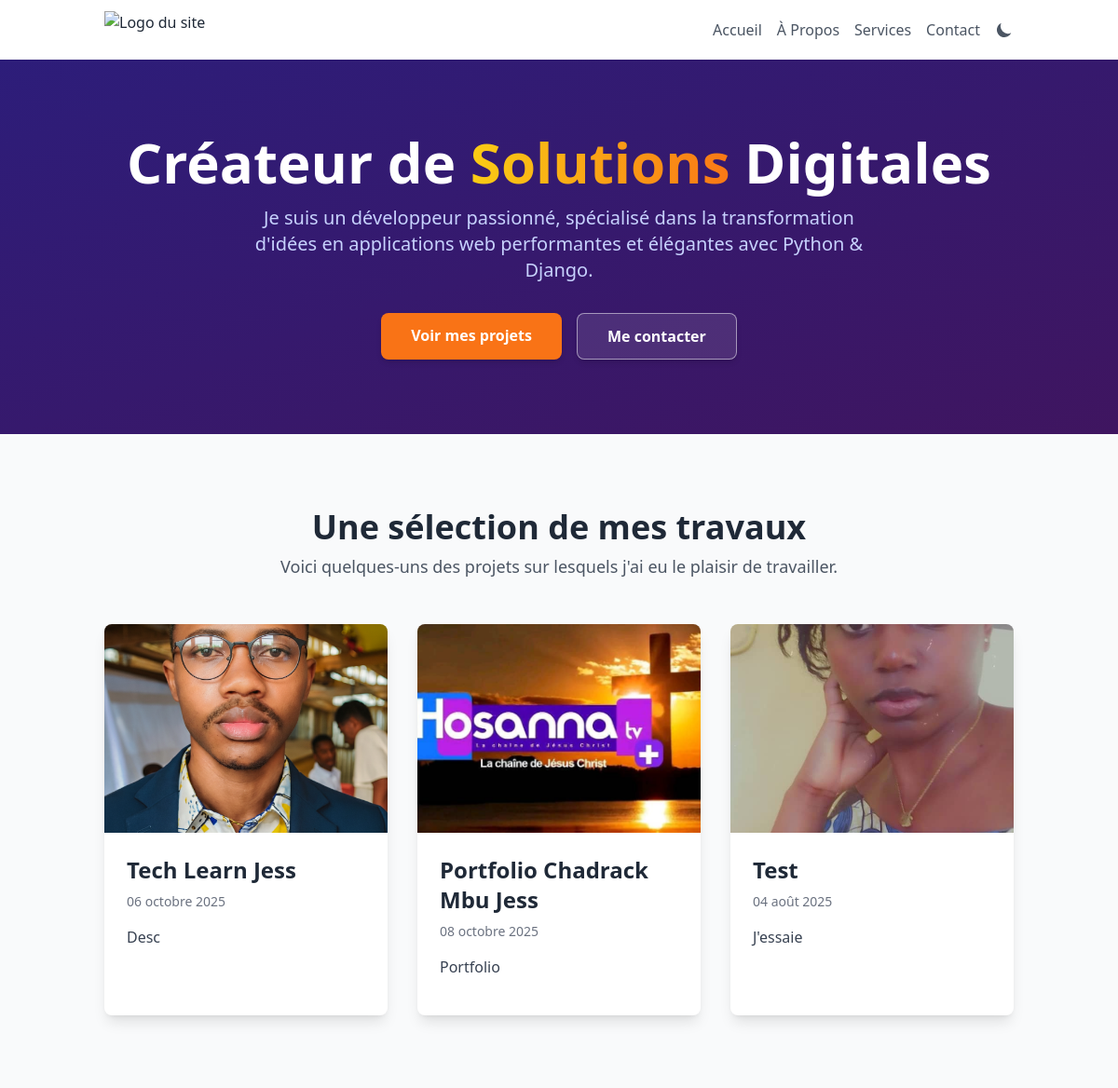
The app's page / (upper part), older data.
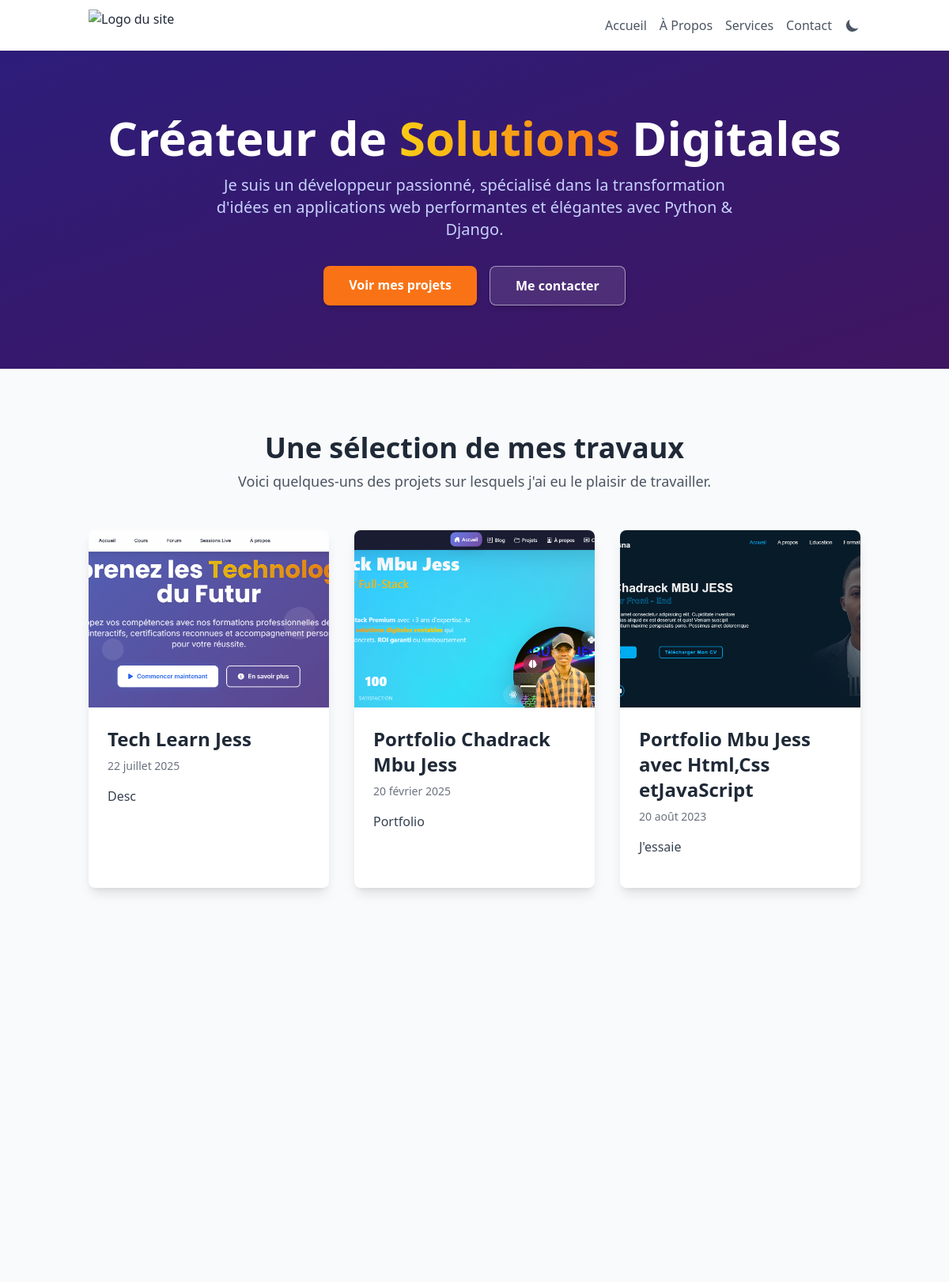
The same page, newer data.
### main/models.py (models this page shows, shortened)
class Project(models.Model):
    title = models.CharField(max_length=200)
    description = models.TextField()
    image = models.ImageField(upload_to='projects/', blank=True, null=True)
    link = models.URLField(blank=True, null=True)
    date = models.DateField()

### main/views.py (the view)
# urls.py: path('', views.index, name='index'),
def index(request):
    projects = Project.objects.all()
    context = {'projects': projects}
    return render(request, 'main/index.html', context)

### templates/main/index.html (shortened to what this page needs)
{% extends 'base.html' %}
{% block content %}
<div class="bg-gradient-to-br from-[#2D1D7A] to-[#3F1560]">
    <div class="container mx-auto px-6 py-20 text-center">
        <h1 class="text-5xl md:text-6xl font-extrabold text-white leading-tight mb-4">
            Créateur de
            <span class="bg-gradient-to-r from-yellow-400 to-orange-500 bg-clip-text text-transparent">
            </span>
            Digitales
        </h1>
        <p class="text-lg md:text-xl text-indigo-200 mx-auto max-w-2xl mb-8">
            Je suis un développeur passionné, spécialisé dans la transformation d'idées en applications web performantes et élégantes avec Python & Django.
        </p>
        <div class="flex justify-center space-x-4">
            <a href="#projects" class="px-8 py-3 bg-orange-500 text-white font-semibold rounded-lg shadow-md hover:bg-orange-600 transition-transform duration-300 transform hover:scale-105">
                Voir mes projets
            </a>
            <a href="{% url 'contact' %}" class="px-8 py-3 bg-white/10 text-white border border-white/50 font-semibold rounded-lg shadow-md hover:bg-white/20 transition-colors duration-300">
                Me contacter
            </a>
        </div>
    </div>
</div>
<section id="projects" class="py-20 bg-gray-50 dark:bg-gray-800">
    <div class="container mx-auto px-6">
        <div class="text-center mb-12 animate-on-scroll">
            <h2 class="text-3xl md:text-4xl font-bold text-gray-800 dark:text-white">Une sélection de mes travaux</h2>
            <p class="text-lg text-gray-600 dark:text-gray-300 mt-2">Voici quelques-uns des projets sur lesquels j'ai eu le plaisir de travailler.</p>
        </div>
        <div class="grid grid-cols-1 md:grid-cols-2 lg:grid-cols-3 gap-8">
            {% for project in projects %}
            {% widthratio forloop.counter0 1 100 as delay %}
            <a href="{% url 'project_detail' project.pk %}" class="block bg-white dark:bg-gray-800/50 rounded-lg shadow-lg overflow-hidden animate-on-scroll group" style="transition-delay: {{ delay }}ms;">
                {% if project.image %}
                <div class="overflow-hidden">
                    <img class="w-full h-56 object-cover group-hover:scale-110 transition-transform duration-500 ease-in-out" src="{{ project.image.url }}" alt="Image du projet {{ project.title }}">
                </div>
                {% endif %}
                <div class="p-6">
                    <h3 class="text-2xl font-bold mb-2 dark:text-white">{{ project.title }}</h3>
                    <p class="text-sm text-gray-500 dark:text-gray-400 mb-4">{{ project.date|date:"d F Y" }}</p>
                    <p class="text-gray-700 dark:text-gray-300 mb-4">{{ project.description|truncatewords:20 }}</p>
                </div>
            </a>
            {% empty %}
            <p class="text-center col-span-full dark:text-gray-300">Aucun projet à afficher pour le moment.</p>
            {% endfor %}
        </div>
    </div>
</section>
{% endblock %}

### templates/base.html (shortened to what this page needs)
<!DOCTYPE html>
<html lang="fr">
<head>
    {% load static %}
    <script src="https://cdn.tailwindcss.com"></script>
</head>
<body class="bg-white dark:bg-gray-900 text-gray-800 dark:text-gray-200 flex flex-col min-h-screen transition-colors duration-300">
    <header class="bg-white dark:bg-gray-800/50 dark:backdrop-blur-sm shadow-sm sticky top-0 z-40 relative">
        <nav class="container mx-auto px-6 py-3 flex justify-between items-center">
            <a href="{% url 'index' %}">
                <img src="{% static 'images/logo.ico' %}" alt="Logo du site" class="h-10 w-auto">
            </a>
            <div class="flex items-center">
                <div class="hidden md:flex space-x-4">
                    <a href="{% url 'index' %}" class="text-gray-600 dark:text-gray-300 hover:text-orange-500 dark:hover:text-orange-400">Accueil</a>
                    <a href="{% url 'about' %}" class="text-gray-600 dark:text-gray-300 hover:text-orange-500 dark:hover:text-orange-400">À Propos</a>
                    <a href="{% url 'services' %}" class="text-gray-600 dark:text-gray-300 hover:text-orange-500 dark:hover:text-orange-400">Services</a>
                    <a href="{% url 'contact' %}" class="text-gray-600 dark:text-gray-300 hover:text-orange-500 dark:hover:text-orange-400">Contact</a>
                </div>
                <div class="flex items-center ml-4 space-x-4">
                    <button id="theme-toggle" class="text-gray-600 dark:text-gray-300 hover:text-orange-500 dark:hover:text-orange-400 focus:outline-none">
                        <svg id="theme-toggle-dark-icon" class="hidden w-5 h-5" fill="currentColor" viewBox="0 0 20 20"><path d="M17.293 13.293A8 8 0 016.707 2.707a8.001 8.001 0 1010.586 10.586z"></path></svg>
                    </button>
                </div>
            </div>
        </nav>
    </header>
    <main class="flex-grow">
        {% block content %}
        {% endblock %}
    </main>
</body>
</html>

### templates/main/index.html (style rules this page uses)
.animate-on-scroll { opacity: 0; transform: translateY(40px); transition: opacity 0.8s ease-out, transform 0.8s ease-out; }
.animate-on-scroll.is-visible { opacity: 1; transform: translateY(0); }

Row changes from the older to the newer data that the page shows:
changed Project "Tech Learn Jess": image: a different picture; date "06 octobre 2025" → "22 juillet 2025"
changed Project "Portfolio Chadrack Mbu Jess": image: a different picture; date "08 octobre 2025" → "20 février 2025"
changed Project "J'essaie": image: a different picture; title "Test" → "Portfolio Mbu Jess avec Html,Css etJavaScript"; date "04 août 2025" → "20 août 2023"
